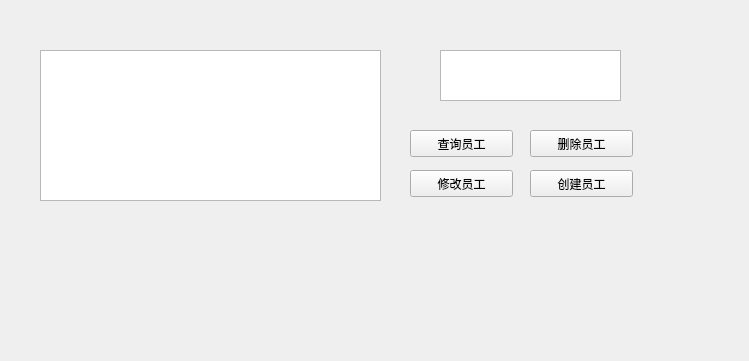
<?xml version="1.0" encoding="UTF-8"?>
<ui version="4.0">
 <class>MainWindow</class>
 <widget class="QMainWindow" name="MainWindow">
  <property name="geometry">
   <rect>
    <x>0</x>
    <y>0</y>
    <width>749</width>
    <height>361</height>
   </rect>
  </property>
  <property name="windowTitle">
   <string>MainWindow</string>
  </property>
  <widget class="QWidget" name="centralwidget">
   <widget class="QPushButton" name="pushButton">
    <property name="geometry">
     <rect>
      <x>410</x>
      <y>130</y>
      <width>103</width>
      <height>27</height>
     </rect>
    </property>
    <property name="text">
     <string>查询员工</string>
    </property>
   </widget>
   <widget class="QTextEdit" name="textEdit">
    <property name="geometry">
     <rect>
      <x>440</x>
      <y>50</y>
      <width>181</width>
      <height>51</height>
     </rect>
    </property>
   </widget>
   <widget class="QTextBrowser" name="textBrowser">
    <property name="geometry">
     <rect>
      <x>40</x>
      <y>50</y>
      <width>341</width>
      <height>151</height>
     </rect>
    </property>
   </widget>
   <widget class="QPushButton" name="pushButton_2">
    <property name="geometry">
     <rect>
      <x>530</x>
      <y>130</y>
      <width>103</width>
      <height>27</height>
     </rect>
    </property>
    <property name="text">
     <string>删除员工</string>
    </property>
   </widget>
   <widget class="QPushButton" name="pushButton_3">
    <property name="geometry">
     <rect>
      <x>410</x>
      <y>170</y>
      <width>103</width>
      <height>27</height>
     </rect>
    </property>
    <property name="text">
     <string>修改员工</string>
    </property>
   </widget>
   <widget class="QPushButton" name="pushButton_4">
    <property name="geometry">
     <rect>
      <x>530</x>
      <y>170</y>
      <width>103</width>
      <height>27</height>
     </rect>
    </property>
    <property name="text">
     <string>创建员工</string>
    </property>
   </widget>
  </widget>
 </widget>
 <tabstops>
  <tabstop>pushButton_2</tabstop>
  <tabstop>textBrowser</tabstop>
  <tabstop>textEdit</tabstop>
  <tabstop>pushButton</tabstop>
  <tabstop>pushButton_3</tabstop>
  <tabstop>pushButton_4</tabstop>
 </tabstops>
 <resources/>
 <connections/>
</ui>
